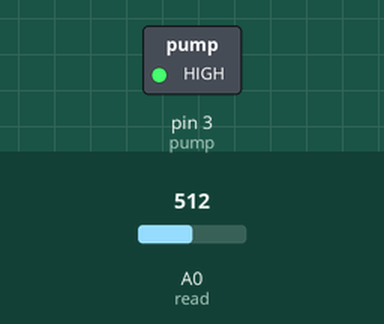
The sketch below on a simulated Arduino Uno, built with avr-gcc and run on an emulated ATmega328P. Shown: switched loads named in the sketch (green lamp = pin HIGH). Inputs (shaded band) come from the test bench; at power-on: A0 (read) = 512. What the sketch prints to the serial monitor is not drawn.

Above: at 4.8 s.
4.9 s: A0 (read) set to 460
At 6.9 s:
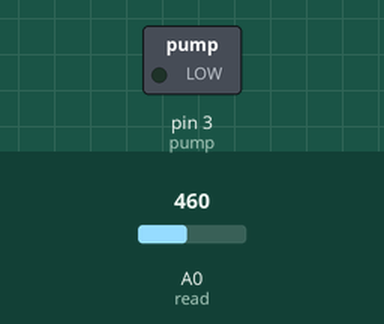
9.9 s: A0 (read) set to 437
Timing chart, 0 to 23.5 s (numbered marks = the images above; inputs shaded):
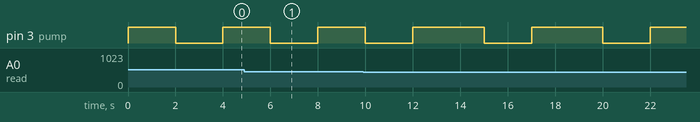

Measured:
- by itself, pin 3 (pump): alternates HIGH for 3.0 s and LOW for 2.0 s

The sketch:

dc_level.ino
```cpp
const int read = A0; //Sensor AO pin to Arduino pin A0
int value = 0;   //Variable to store the incomming data
int pump = 3;

void setup()
{
  //Begin serial communication
  Serial.begin(9600);
   digitalWrite(pump, LOW);
  pinMode(pump, OUTPUT);

}

void loop()
{
  value = analogRead(read); //Read data from analog pin and store it to value variable
  Serial.println(value);
  if (value<=340)
  {
    Serial.println("Water level: EMPTY!");
      digitalWrite(pump, HIGH); //Pump onn
    delay(4000); //Watering Time
    digitalWrite(pump, LOW); //Pump off
  }
  else if (value>340 && value<=450)
  {
    Serial.println("Water level:LOW");
      digitalWrite(pump, HIGH); //Pump onn
    delay(3000); //Watering Time
    digitalWrite(pump, LOW); //Pump off
  }
  else if (value>450 && value<=600)
  {
    Serial.println("Water level:MEDIUM");
      digitalWrite(pump, HIGH); //Pump onn
    delay(2000); //Watering Time
    digitalWrite(pump, LOW); //Pump off
  }
  else if(value>600)
  {
    Serial.println("Water level:HIGH");
      digitalWrite(pump, HIGH); //Pump onn
    delay(2000); //Watering Time
    digitalWrite(pump, LOW); //Pump off
  }
  delay(2000);
}
```
